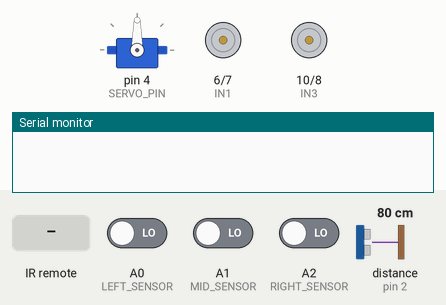
Recording of a sketch running on a simulated Arduino Uno, built with avr-gcc and run on an emulated ATmega328P. On the bench: servo, motor-driver pin pairs drawn as motors (green arrow = first pin HIGH = forward, orange = second pin HIGH = backward, longer = more drive, scaled by the enable pin), the last lines printed to the serial monitor. Wiring (inferred from the names in the program): ultrasonic range finder: trigger pin 3; echo pin 2. The inputs (shaded band) are chosen by the test bench; at power-on: distance to the obstacle (sensor on pin 2) 80 cm, A0 (LEFT_SENSOR) LOW, A1 (MID_SENSOR) LOW, A2 (RIGHT_SENSOR) LOW. The echo pulse lasts 58.3 µs per cm.

Above: at 0.1 s.
1.8 s: distance to the obstacle (sensor on pin 2) set to 23 cm
At 2.8 s:
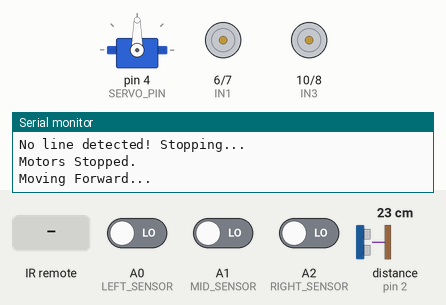
4.8 s: distance to the obstacle (sensor on pin 2) set to 19 cm
At 5.7 s:
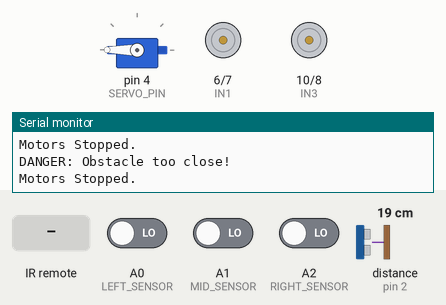
At 6.2 s:
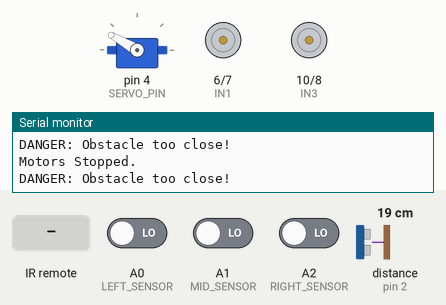
7.8 s: A0 (LEFT_SENSOR) driven HIGH
10.8 s: A1 (MID_SENSOR) driven HIGH
13.8 s: infrared code 0xAD52FF00 received
Timing chart, 0 to 20.8 s (numbered marks = the images above; inputs shaded):
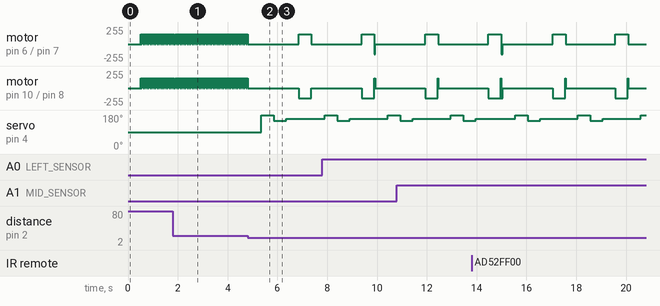

Measured:
- the behaviour switches between 21 and 20 cm on distance to the obstacle (sensor on pin 2) (found by bisection; images 1 and 2)
- after the input at 4.8 s, servo on pin 4 (SERVO_PIN): 90° → 180° after 0.56 s, → 150° 0.50 s later, → 160° 0.50 s later
- by itself, motor on pin 6 (IN1) / pin 7 (IN2): alternates forward 150/255 for 0.52 s and stopped for 2.0 s

The sketch:

Arduino_Uno_code.ino
```cpp
#include <IRremote.h>
#include <Servo.h>

// Define IR Receiver Pin
#define IR_RECEIVE_PIN 11
#define DECODE_NEC  // Ensure we use NEC protocol

// Motor Driver L298N Pins
#define ENA 5
#define IN1 6
#define IN2 7
#define IN3 10
#define IN4 8
#define ENB 9

// Ultrasonic Sensor Pins
#define TRIG_PIN 3
#define ECHO_PIN 2

// Line Tracker Sensors
#define LEFT_SENSOR A0
#define MID_SENSOR A1
#define RIGHT_SENSOR A2

// Servo Motor Pin
#define SERVO_PIN 4
Servo ultrasonicServo;

// IR Remote Codes
#define UP_ARROW  0xE718FF00
#define DOWN_ARROW 0xAD52FF00
#define RIGHT_ARROW 0xA55AFF00
#define LEFT_ARROW 0xF708FF00
#define OK_BUTTON  0xE31CFF00

int lastDistance = 100;  // Variable to store the last measured distance

void setup() {
    Serial.begin(9600);

    // IR Remote Setup
    IrReceiver.begin(IR_RECEIVE_PIN, ENABLE_LED_FEEDBACK);

    // Motor Pins as Output
    pinMode(ENA, OUTPUT);
    pinMode(ENB, OUTPUT);
    pinMode(IN1, OUTPUT);
    pinMode(IN2, OUTPUT);
    pinMode(IN3, OUTPUT);
    pinMode(IN4, OUTPUT);

    // Ultrasonic Sensor Pins
    pinMode(TRIG_PIN, OUTPUT);
    pinMode(ECHO_PIN, INPUT);

    // Line Sensors as Input
    pinMode(LEFT_SENSOR, INPUT);
    pinMode(MID_SENSOR, INPUT);
    pinMode(RIGHT_SENSOR, INPUT);

    // Attach Servo & Set to Center
    ultrasonicServo.attach(SERVO_PIN);
    delay(500);
    ultrasonicServo.write(90);  // Center the servo

    Serial.println("Setup Complete!");
}

// Function to Read Distance
int getDistance() {
    digitalWrite(TRIG_PIN, LOW);
    delayMicroseconds(2);
    digitalWrite(TRIG_PIN, HIGH);
    delayMicroseconds(10);
    digitalWrite(TRIG_PIN, LOW);

    long duration = pulseIn(ECHO_PIN, HIGH);
    int distance = duration * 0.034 / 2;  // Convert to cm

    // Check if the object is approaching too fast
    if (lastDistance - distance > 10) {
        Serial.println("AIRBAG DEPLOYED!");
    }

    // Store current distance for next reading comparison
    lastDistance = distance;

    // Print danger alert if distance is below threshold
    if (distance < 20) {
        Serial.println("DANGER: Obstacle too close!");
    }

    return distance;
}

// Function to Move Motors
void moveForward() {
    Serial.println("Moving Forward...");
    digitalWrite(IN1, HIGH);
    digitalWrite(IN2, LOW);
    digitalWrite(IN3, HIGH);
    digitalWrite(IN4, LOW);
    analogWrite(ENA, 150);
    analogWrite(ENB, 150);
}

void moveBackward() {
    Serial.println("Moving Backward...");
    digitalWrite(IN1, LOW);
    digitalWrite(IN2, HIGH);
    digitalWrite(IN3, LOW);
    digitalWrite(IN4, HIGH);
    analogWrite(ENA, 150);
    analogWrite(ENB, 150);
}

void turnLeft() {
    Serial.println("Turning Left...");
    digitalWrite(IN1, LOW);
    digitalWrite(IN2, HIGH);
    digitalWrite(IN3, HIGH);
    digitalWrite(IN4, LOW);
    analogWrite(ENA, 150);
    analogWrite(ENB, 150);
}

void turnRight() {
    Serial.println("Turning Right...");
    digitalWrite(IN1, HIGH);
    digitalWrite(IN2, LOW);
    digitalWrite(IN3, LOW);
    digitalWrite(IN4, HIGH);
    analogWrite(ENA, 150);
    analogWrite(ENB, 150);
}

void stopMotors() {
    Serial.println("Motors Stopped.");
    digitalWrite(IN1, LOW);
    digitalWrite(IN2, LOW);
    digitalWrite(IN3, LOW);
    digitalWrite(IN4, LOW);
}

// Function to Handle Obstacle Avoidance
void avoidObstacles() {
    int distance = getDistance();
    if (distance < 20) {
        stopMotors();
        delay(500);

        ultrasonicServo.write(180);
        delay(500);
        int leftDistance = getDistance();

        ultrasonicServo.write(150);
        delay(500);
        int rightDistance = getDistance();

        ultrasonicServo.write(160);  // Reset to center
        delay(500);

        if (leftDistance > rightDistance) {
            turnLeft();
            delay(500);
        } else {
            turnRight();
            delay(500);
        }
    } else {
        moveForward();
    }
}

// Function to Handle Line Tracking
void followLine() {
    int left = digitalRead(LEFT_SENSOR);
    int mid = digitalRead(MID_SENSOR);
    int right = digitalRead(RIGHT_SENSOR);

    if (mid == HIGH) {
        Serial.println("Following Line...");
        moveForward();
    } else if (left == HIGH) {
        Serial.println("Line detected on left! Adjusting...");
        turnLeft();
    } else if (right == HIGH) {
        Serial.println("Line detected on right! Adjusting...");
        turnRight();
    } else {
        Serial.println("No line detected! Stopping...");
        stopMotors();
    }
}

// Function to Handle Remote Control Commands
void remoteControl() {
    if (IrReceiver.decode()) {
        uint32_t command = IrReceiver.decodedIRData.decodedRawData;
        Serial.print("Detected Code: ");
        Serial.print(command, HEX);

        switch (command) {
            case UP_ARROW:
                Serial.println(" - Moving Forward!");
                moveForward();
                break;
            case DOWN_ARROW:
                Serial.println(" - Moving Backward!");
                moveBackward();
                break;
            case LEFT_ARROW:
                Serial.println(" - Turning Left!");
                turnLeft();
                break;
            case RIGHT_ARROW:
                Serial.println(" - Turning Right!");
                turnRight();
                break;
            case OK_BUTTON:
                Serial.println(" - Stopping!");
                stopMotors();
                break;
            default:
                Serial.println(" - Unknown Command");
                break;
        }
        IrReceiver.resume();
    }
}

void loop() {
    remoteControl();
    avoidObstacles();
    followLine();
}
```
